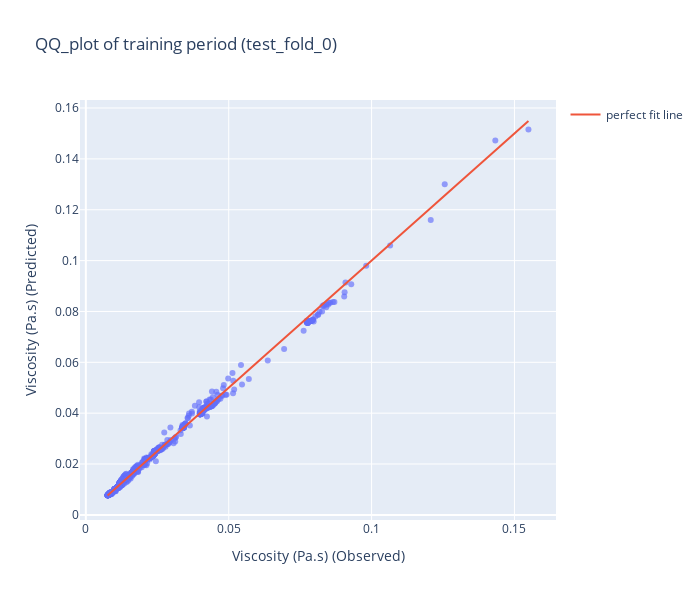
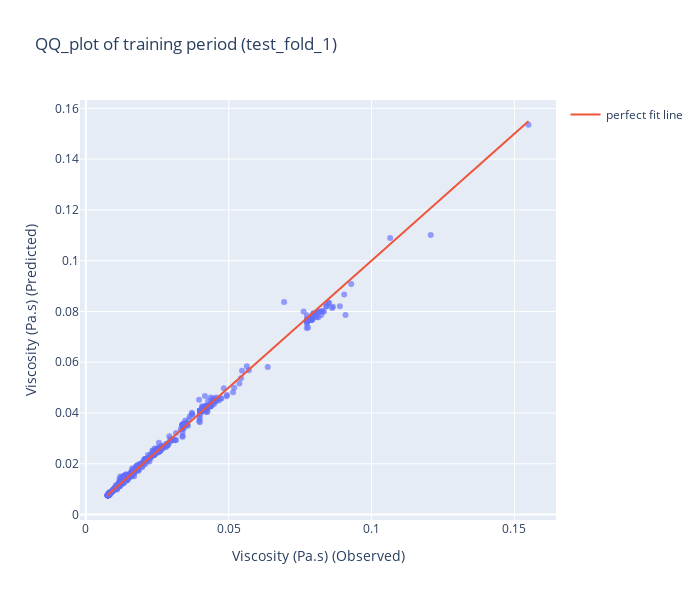
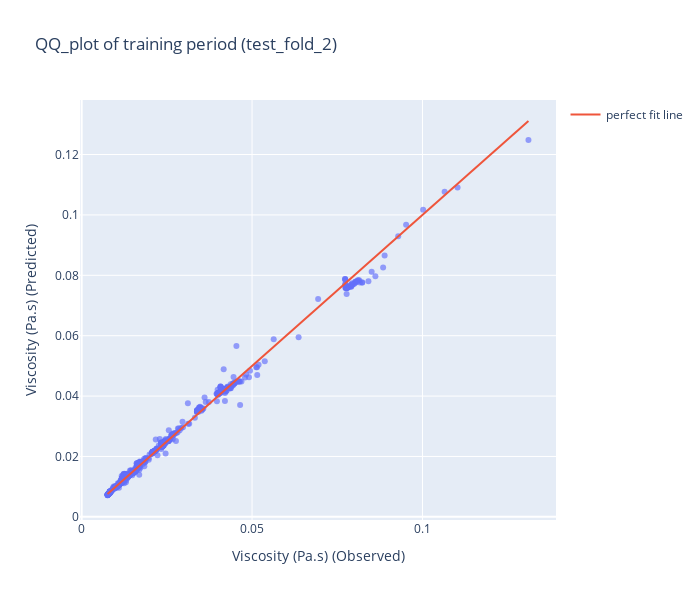
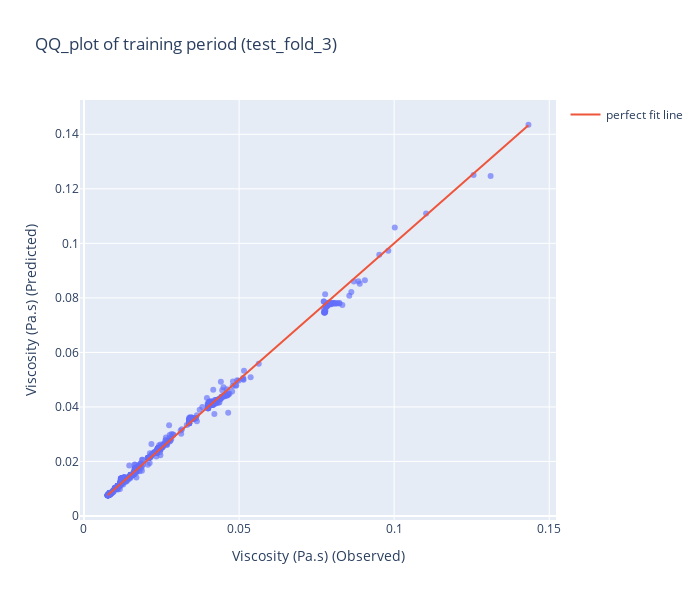

Notebook code for these charts, in order:
### Markdown cell above
## training performances

### Code cell
for temp in temp_values:
    config = {
        "toImageButtonOptions": {
            "scale": 6,  # Multiply title/legend/axis/canvas sizes by this factor
        }
    }
    graph_perf[temp]["training_scores"].update_layout(width=700, height=600).show(config=config)

### Figure 1 — Plotly figure (JSON) as saved in the notebook; plotly's stock layout.template omitted (floating-point values rounded to 4 significant figures; data arrays with more than 128 entries replaced by an {"elided": "..."} marker saying what was removed)
{"data": [{"customdata": {"elided": "774x3 float values"}, "hovertemplate": "Viscosity (Pa.s) (Observed)=%{x}<br>Viscosity (Pa.s) (Predicted)=%{y}<br>Shear rate (1/s)=%{customdata[0]}<br>Temperature (°C)=%{customdata[1]}<br>Liquid density (20°C)=%{customdata[2]}<extra></extra>", "legendgroup": "", "marker": {"color": "#636efa", "opacity": 0.65, "symbol": "circle"}, "mode": "markers", "name": "", "orientation": "v", "showlegend": false, "type": "scatter", "x": {"elided": "774 float values"}, "xaxis": "x", "y": {"elided": "774 float values"}, "yaxis": "y"}, {"mode": "lines", "name": "perfect fit line", "type": "scatter", "x": [0.007595, 0.1549], "y": [0.007595, 0.1549]}], "layout": {"height": 600, "legend": {"tracegroupgap": 0}, "title": {"text": "QQ_plot of training period (test_fold_0)"}, "width": 700, "xaxis": {"anchor": "y", "domain": [0, 1], "title": {"text": "Viscosity (Pa.s) (Observed)"}}, "yaxis": {"anchor": "x", "domain": [0, 1], "title": {"text": "Viscosity (Pa.s) (Predicted)"}}}}

### Figure 2 — Plotly figure (JSON) as saved in the notebook; plotly's stock layout.template omitted (floating-point values rounded to 4 significant figures; data arrays with more than 128 entries replaced by an {"elided": "..."} marker saying what was removed)
{"data": [{"customdata": {"elided": "774x3 float values"}, "hovertemplate": "Viscosity (Pa.s) (Observed)=%{x}<br>Viscosity (Pa.s) (Predicted)=%{y}<br>Shear rate (1/s)=%{customdata[0]}<br>Temperature (°C)=%{customdata[1]}<br>Liquid density (20°C)=%{customdata[2]}<extra></extra>", "legendgroup": "", "marker": {"color": "#636efa", "opacity": 0.65, "symbol": "circle"}, "mode": "markers", "name": "", "orientation": "v", "showlegend": false, "type": "scatter", "x": {"elided": "774 float values"}, "xaxis": "x", "y": {"elided": "774 float values"}, "yaxis": "y"}, {"mode": "lines", "name": "perfect fit line", "type": "scatter", "x": [0.007598, 0.1549], "y": [0.007598, 0.1549]}], "layout": {"height": 600, "legend": {"tracegroupgap": 0}, "title": {"text": "QQ_plot of training period (test_fold_1)"}, "width": 700, "xaxis": {"anchor": "y", "domain": [0, 1], "title": {"text": "Viscosity (Pa.s) (Observed)"}}, "yaxis": {"anchor": "x", "domain": [0, 1], "title": {"text": "Viscosity (Pa.s) (Predicted)"}}}}

### Figure 3 — Plotly figure (JSON) as saved in the notebook; plotly's stock layout.template omitted (floating-point values rounded to 4 significant figures; data arrays with more than 128 entries replaced by an {"elided": "..."} marker saying what was removed)
{"data": [{"customdata": {"elided": "774x3 float values"}, "hovertemplate": "Viscosity (Pa.s) (Observed)=%{x}<br>Viscosity (Pa.s) (Predicted)=%{y}<br>Shear rate (1/s)=%{customdata[0]}<br>Temperature (°C)=%{customdata[1]}<br>Liquid density (20°C)=%{customdata[2]}<extra></extra>", "legendgroup": "", "marker": {"color": "#636efa", "opacity": 0.65, "symbol": "circle"}, "mode": "markers", "name": "", "orientation": "v", "showlegend": false, "type": "scatter", "x": {"elided": "774 float values"}, "xaxis": "x", "y": {"elided": "774 float values"}, "yaxis": "y"}, {"mode": "lines", "name": "perfect fit line", "type": "scatter", "x": [0.007598, 0.1311], "y": [0.007598, 0.1311]}], "layout": {"height": 600, "legend": {"tracegroupgap": 0}, "title": {"text": "QQ_plot of training period (test_fold_2)"}, "width": 700, "xaxis": {"anchor": "y", "domain": [0, 1], "title": {"text": "Viscosity (Pa.s) (Observed)"}}, "yaxis": {"anchor": "x", "domain": [0, 1], "title": {"text": "Viscosity (Pa.s) (Predicted)"}}}}

### Figure 4 — Plotly figure (JSON) as saved in the notebook; plotly's stock layout.template omitted (floating-point values rounded to 4 significant figures; data arrays with more than 128 entries replaced by an {"elided": "..."} marker saying what was removed)
{"data": [{"customdata": {"elided": "774x3 float values"}, "hovertemplate": "Viscosity (Pa.s) (Observed)=%{x}<br>Viscosity (Pa.s) (Predicted)=%{y}<br>Shear rate (1/s)=%{customdata[0]}<br>Temperature (°C)=%{customdata[1]}<br>Liquid density (20°C)=%{customdata[2]}<extra></extra>", "legendgroup": "", "marker": {"color": "#636efa", "opacity": 0.65, "symbol": "circle"}, "mode": "markers", "name": "", "orientation": "v", "showlegend": false, "type": "scatter", "x": {"elided": "774 float values"}, "xaxis": "x", "y": {"elided": "774 float values"}, "yaxis": "y"}, {"mode": "lines", "name": "perfect fit line", "type": "scatter", "x": [0.007595, 0.1433], "y": [0.007595, 0.1433]}], "layout": {"height": 600, "legend": {"tracegroupgap": 0}, "title": {"text": "QQ_plot of training period (test_fold_3)"}, "width": 700, "xaxis": {"anchor": "y", "domain": [0, 1], "title": {"text": "Viscosity (Pa.s) (Observed)"}}, "yaxis": {"anchor": "x", "domain": [0, 1], "title": {"text": "Viscosity (Pa.s) (Predicted)"}}}}
